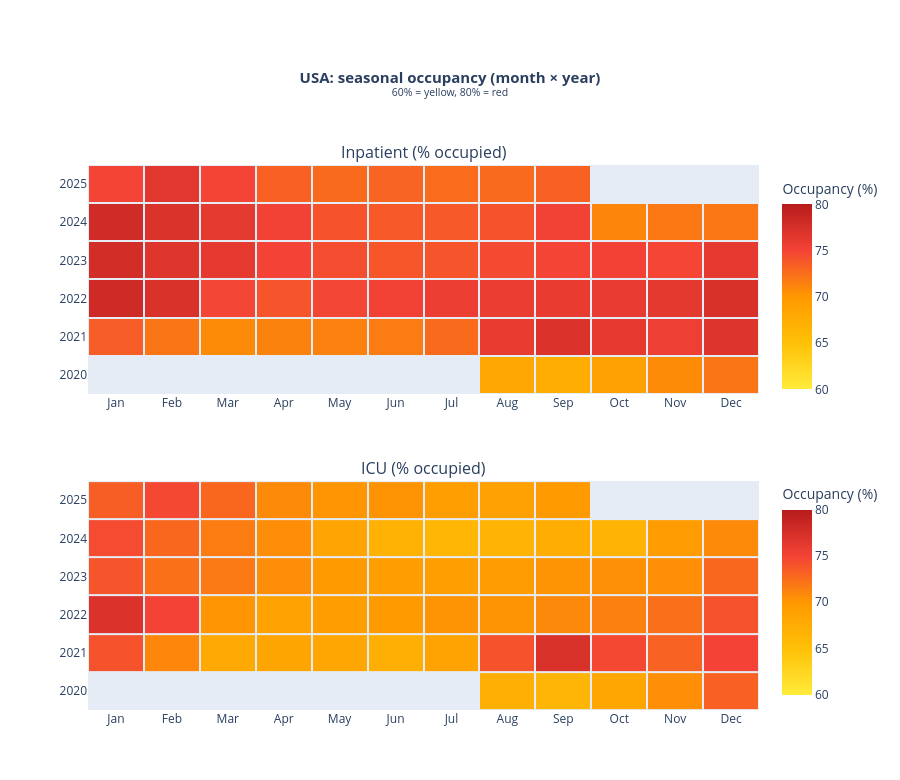

The notebook cell saved with this chart:
### Markdown cell above
**Second visualization — research question:**  
Are there seasonal or temporal patterns in hospital occupancy and bed utilization? *(Analyzing weekly trends to detect recurring peaks or cycles in hospital demand.)*

### Code cell
# Second visualization: seasonal / temporal patterns (national USA)
# Heatmap (year × month): same calendar month lines up across years for seasonality.

import pandas as pd
import numpy as np
import plotly.graph_objects as go
from plotly.subplots import make_subplots
from pathlib import Path

# COLOR SCALE: 60% = bright yellow, 80% = deep red
YELLOW_TO_RED = [
    [0.0, "#FFEB3B"],
    [0.25, "#FFC107"],
    [0.5, "#FF9800"],
    [0.75, "#F44336"],
    [1.0, "#B71C1C"],
]
ZMIN_PCT, ZMAX_PCT = 60.0, 80.0

csv_candidates = [
    Path("MP1_Weekly_Hospital_Respiratory_Data.csv"),
    Path("../MP1 Project/MP1_Weekly_Hospital_Respiratory_Data.csv"),
    Path("../530 Week5 Project/Weekly_Hospital_Respiratory_Data.csv"),
    Path("Weekly_Hospital_Respiratory_Data.csv"),
]
csv_path = next((p for p in csv_candidates if p.exists()), None)
if csv_path is None:
    raise FileNotFoundError(
        "Could not find hospital respiratory CSV. Tried: "
        + ", ".join(str(p) for p in csv_candidates)
    )

resp_seasonal = pd.read_csv(csv_path, low_memory=False)
capacity_cols = [
    "Percent Inpatient Beds Occupied",
    "Percent ICU Beds Occupied",
]
resp_seasonal["Week Ending Date"] = pd.to_datetime(
    resp_seasonal["Week Ending Date"], errors="coerce"
)
for col in capacity_cols:
    resp_seasonal[col] = (
        resp_seasonal[col]
        .astype(str)
        .str.replace("%", "", regex=False)
        .str.replace(",", "", regex=False)
        .str.strip()
    )
    resp_seasonal[col] = pd.to_numeric(resp_seasonal[col], errors="coerce")

usa = resp_seasonal[resp_seasonal["Geographic aggregation"] == "USA"].copy()
usa = usa.dropna(
    subset=["Week Ending Date", "Percent Inpatient Beds Occupied", "Percent ICU Beds Occupied"]
).sort_values("Week Ending Date")

usa["year"] = usa["Week Ending Date"].dt.year
usa["month"] = usa["Week Ending Date"].dt.month
monthly = (
    usa.groupby(["year", "month"], as_index=False)[capacity_cols]
    .mean()
    .rename(
        columns={
            "Percent Inpatient Beds Occupied": "inpatient_pct",
            "Percent ICU Beds Occupied": "icu_pct",
        }
    )
)

p_in = monthly.pivot(index="year", columns="month", values="inpatient_pct")
p_icu = monthly.pivot(index="year", columns="month", values="icu_pct")

month_names = ["Jan", "Feb", "Mar", "Apr", "May", "Jun", "Jul", "Aug", "Sep", "Oct", "Nov", "Dec"]
x_labels = [month_names[m - 1] for m in p_in.columns]

fig_seasonal = make_subplots(
    rows=2,
    cols=1,
    subplot_titles=("Inpatient (% occupied)", "ICU (% occupied)"),
    vertical_spacing=0.16,
)

tick_vals = [60, 65, 70, 75, 80]
tick_text = ["60", "65", "70", "75", "80"]

fig_seasonal.add_trace(
    go.Heatmap(
        z=p_in.values,
        x=x_labels,
        y=p_in.index.astype(str),
        zmin=ZMIN_PCT,
        zmax=ZMAX_PCT,
        zsmooth=False,
        xgap=2,
        ygap=2,
        colorscale=YELLOW_TO_RED,
        hovertemplate="Year: %{y}<br>Month: %{x}<br>Inpatient: %{z:.1f}%<extra></extra>",
        colorbar=dict(
            title="Occupancy (%)",
            tickvals=tick_vals,
            ticktext=tick_text,
            len=0.42,
            y=0.78,
            yanchor="middle",
        ),
    ),
    row=1,
    col=1,
)
fig_seasonal.add_trace(
    go.Heatmap(
        z=p_icu.values,
        x=x_labels,
        y=p_icu.index.astype(str),
        zmin=ZMIN_PCT,
        zmax=ZMAX_PCT,
        zsmooth=False,
        xgap=2,
        ygap=2,
        colorscale=YELLOW_TO_RED,
        hovertemplate="Year: %{y}<br>Month: %{x}<br>ICU: %{z:.1f}%<extra></extra>",
        colorbar=dict(
            title="Occupancy (%)",
            tickvals=tick_vals,
            ticktext=tick_text,
            len=0.42,
            y=0.22,
            yanchor="middle",
        ),
    ),
    row=2,
    col=1,
)

fig_seasonal.update_xaxes(showgrid=False, zeroline=False, side="bottom", type="category", row=1, col=1)
fig_seasonal.update_xaxes(showgrid=False, zeroline=False, side="bottom", type="category", row=2, col=1)
fig_seasonal.update_yaxes(showgrid=False, zeroline=False, type="category", row=1, col=1)
fig_seasonal.update_yaxes(showgrid=False, zeroline=False, type="category", row=2, col=1)

fig_seasonal.update_layout(
    title=dict(
        text=(
            "<b>USA: seasonal occupancy (month × year)</b>"
            "<br><sup>60% = yellow, 80% = red</sup>"
        ),
        x=0.5,
        xanchor="center",
        font=dict(size=15),
        pad=dict(b=12),
    ),
    height=780,
    margin=dict(l=88, r=120, b=70, t=165),
)

print(f"Scale: {ZMIN_PCT}% (yellow) → {ZMAX_PCT}% (red); colorscale has {len(YELLOW_TO_RED)} stops")
fig_seasonal.show()

png_path = Path("viz2_seasonal_heatmap.png")
fig_seasonal.write_image(png_path, engine="kaleido", scale=2)
print(f"Saved {png_path.resolve()}")

### Figure 1 — Plotly figure (JSON) as saved in the notebook; plotly's stock layout.template omitted (floating-point values rounded to 4 significant figures)
{"data": [{"colorbar": {"len": 0.42, "ticktext": ["60", "65", "70", "75", "80"], "tickvals": [60, 65, 70, 75, 80], "title": {"text": "Occupancy (%)"}, "y": 0.78, "yanchor": "middle"}, "colorscale": [[0, "#FFEB3B"], [0.25, "#FFC107"], [0.5, "#FF9800"], [0.75, "#F44336"], [1, "#B71C1C"]], "hovertemplate": "Year: %{y}<br>Month: %{x}<br>Inpatient: %{z:.1f}%<extra></extra>", "type": "heatmap", "x": ["Jan", "Feb", "Mar", "Apr", "May", "Jun", "Jul", "Aug", "Sep", "Oct", "Nov", "Dec"], "xaxis": "x", "xgap": 2, "y": ["2020", "2021", "2022", "2023", "2024", "2025"], "yaxis": "y", "ygap": 2, "z": [[NaN, NaN, NaN, NaN, NaN, NaN, NaN, 68.12, 67.52, 68.86, 70.74, 72.07], [73.48, 72.07, 70.74, 71.31, 71.34, 71.66, 72.69, 75.9, 77.05, 76.19, 75.48, 76.91], [78.11, 77.19, 74.81, 73.97, 74.84, 75.16, 75.58, 75.7, 75.95, 75.98, 76.3, 77.27], [77.82, 76.79, 76.12, 75.02, 74.4, 73.88, 73.98, 74.59, 74.96, 75.1, 74.87, 76.14], [77.97, 77.12, 76.2, 75.2, 74.11, 73.73, 73.69, 74.07, 75.18, 71.12, 71.89, 71.97], [74.93, 76.5, 74.97, 73.22, 72.64, 73.06, 72.6, 72.7, 73.32, NaN, NaN, NaN]], "zmax": 80, "zmin": 60, "zsmooth": false}, {"colorbar": {"len": 0.42, "ticktext": ["60", "65", "70", "75", "80"], "tickvals": [60, 65, 70, 75, 80], "title": {"text": "Occupancy (%)"}, "y": 0.22, "yanchor": "middle"}, "colorscale": [[0, "#FFEB3B"], [0.25, "#FFC107"], [0.5, "#FF9800"], [0.75, "#F44336"], [1, "#B71C1C"]], "hovertemplate": "Year: %{y}<br>Month: %{x}<br>ICU: %{z:.1f}%<extra></extra>", "type": "heatmap", "x": ["Jan", "Feb", "Mar", "Apr", "May", "Jun", "Jul", "Aug", "Sep", "Oct", "Nov", "Dec"], "xaxis": "x2", "xgap": 2, "y": ["2020", "2021", "2022", "2023", "2024", "2025"], "yaxis": "y2", "ygap": 2, "z": [[NaN, NaN, NaN, NaN, NaN, NaN, NaN, 67.38, 66.47, 68.35, 70.54, 73.23], [74.11, 71.04, 67.99, 68.39, 68.34, 67.22, 68.6, 74.11, 77.17, 74.71, 73.19, 75.0], [77.07, 75.03, 70.19, 68.74, 69.41, 69.78, 70.32, 70.3, 70.89, 71.41, 72.44, 74.13], [73.97, 72.36, 71.78, 70.62, 69.78, 69.41, 69.22, 69.53, 70.25, 70.45, 70.55, 72.86], [74.52, 72.91, 71.62, 70.67, 68.55, 66.92, 66.39, 66.6, 67.61, 66.6, 69.48, 70.84], [73.43, 74.7, 72.88, 70.8, 70.2, 70.31, 69.29, 68.88, 69.81, NaN, NaN, NaN]], "zmax": 80, "zmin": 60, "zsmooth": false}], "layout": {"annotations": [{"font": {"size": 16}, "showarrow": false, "text": "Inpatient (% occupied)", "x": 0.5, "xanchor": "center", "xref": "paper", "y": 1, "yanchor": "bottom", "yref": "paper"}, {"font": {"size": 16}, "showarrow": false, "text": "ICU (% occupied)", "x": 0.5, "xanchor": "center", "xref": "paper", "y": 0.42, "yanchor": "bottom", "yref": "paper"}], "height": 780, "margin": {"b": 70, "l": 88, "r": 120, "t": 165}, "title": {"font": {"size": 15}, "pad": {"b": 12}, "text": "<b>USA: seasonal occupancy (month × year)</b><br><sup>60% = yellow, 80% = red</sup>", "x": 0.5, "xanchor": "center"}, "xaxis": {"anchor": "y", "domain": [0, 1], "showgrid": false, "side": "bottom", "type": "category", "zeroline": false}, "xaxis2": {"anchor": "y2", "domain": [0, 1], "showgrid": false, "side": "bottom", "type": "category", "zeroline": false}, "yaxis": {"anchor": "x", "domain": [0.58, 1], "showgrid": false, "type": "category", "zeroline": false}, "yaxis2": {"anchor": "x2", "domain": [0, 0.42], "showgrid": false, "type": "category", "zeroline": false}}}
